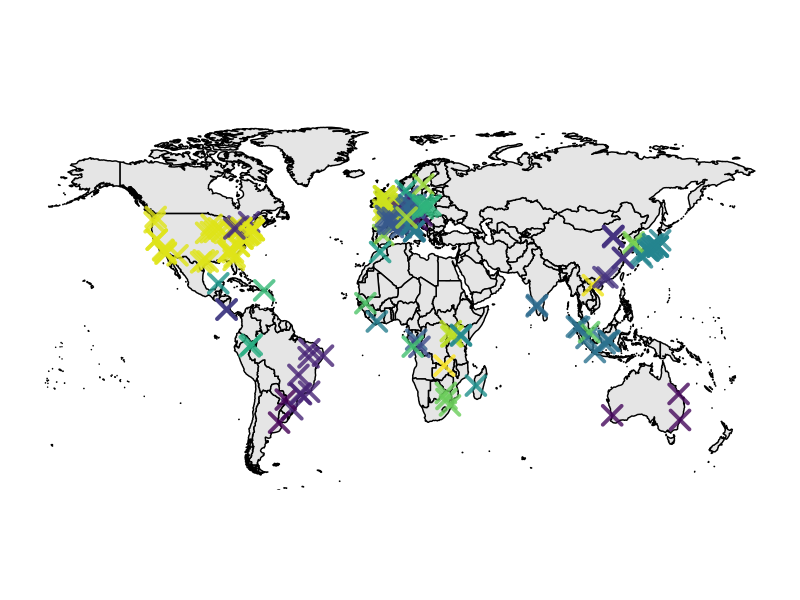
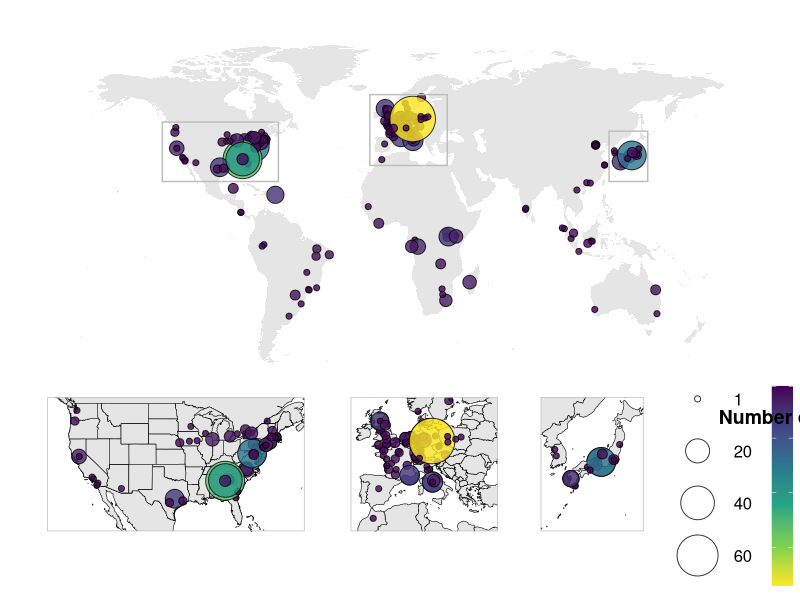
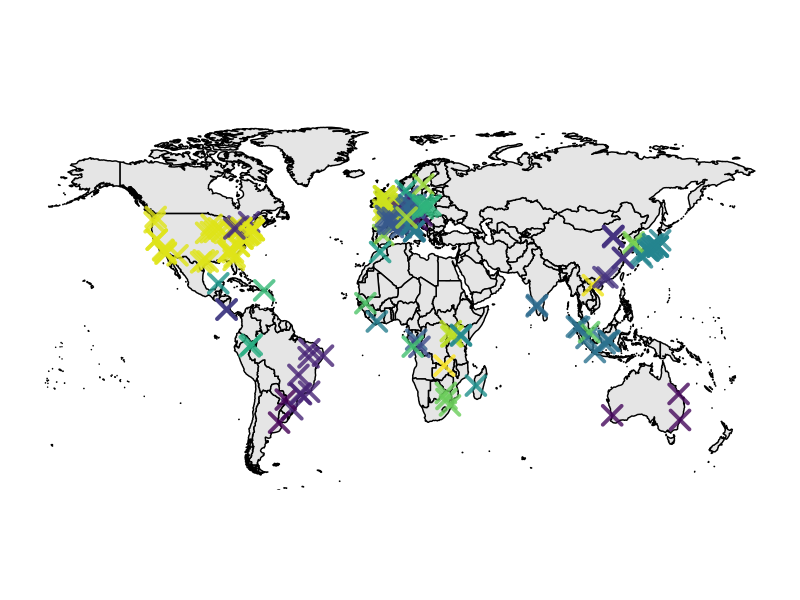
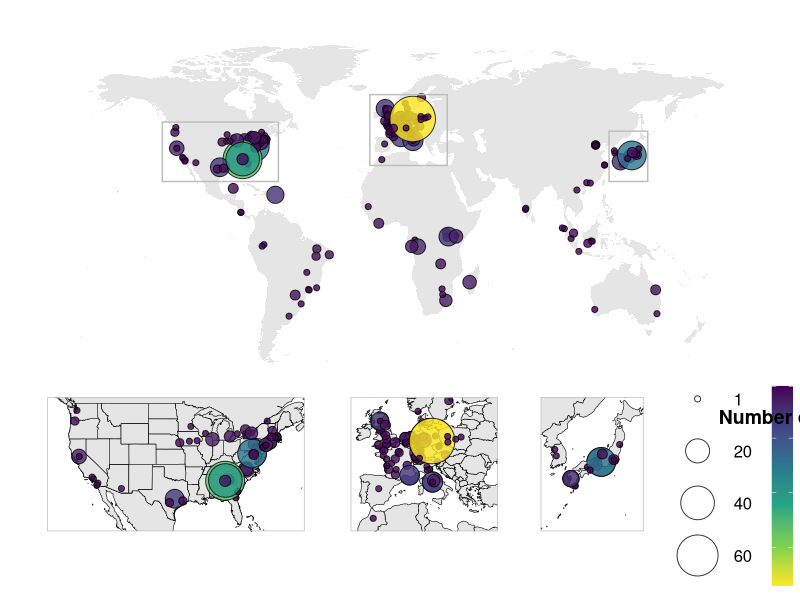

The R script that drew these images, in order:
## ---- chunk 1
library(tidyverse)
library(cowplot)
library(maps)
library(ggforce)
library(viridis)
## ---- chunk 2
studies <- read_csv("../data/studies_gsheet.csv")
sites <- read_csv("../data/sites_gsheet.csv")
## ---- chunk 3
df <- studies %>% 
  group_by(site) %>% 
  summarise(Nstudies = n_distinct(studyID)) %>% 
  left_join(sites)
## ---- chunk 4
world <- map("world", plot = FALSE, fill = TRUE) %>% fortify()
## ---- chunk 5
# sanity check that coordinates are in the right country
# within a country, all Xs should be the same color
ggplot(df, aes(x = long, y = lat)) +
  geom_polygon(data = world, aes(group = group), col = "black", fill = "grey90") +
  geom_point(aes(col = country), size = 5, shape = 4, stroke = 2, alpha = .8) +
  coord_fixed(1.3, ylim = c(-55, 83.59961)) +
  scale_color_viridis_d() +
  theme_map() +
  guides(col = "none")
## ---- chunk 6
ggsave("../graphs/map.pdf", width = 20, height = 10, scale = 2)
## ---- chunk 7
m <- ggplot(df, aes(x = long, y = lat)) +
  geom_polygon(data = world, aes(group = group), fill = "grey90") +
  geom_point(aes(size = Nstudies, fill = Nstudies), shape = 21, alpha = .8) +
  theme_map() +
  # # to make fill into discrete; overlap with size legend
  # scale_size_area("Number of\nStudies", max_size = 15) +
  # scale_fill_viridis_c("Number of\nStudies", guide = "legend") +
  # to have them side by side
  scale_fill_viridis_c("", breaks = c(1, 20, 40, 60)) +
  scale_size_area("", max_size = 15, breaks = c(1, 20, 40, 60)) +
  theme(legend.box = "horizontal") +
  guides(fill = guide_colorbar(reverse = T, barheight = 10, order = 0), 
         size = guide_legend(keyheight = 2.6, title.theme = element_text(size = 4)))

legend <- get_legend(m)
# plot_grid(legend)

mx <- m +
  annotate("rect", ymin = c(24, 31, 24), ymax = c(46, 62, 50), xmin = c(124, -12, -130), 
           xmax = c(146, 32, -64), size = .5, col = "grey", fill = NA) + 
  coord_fixed(1.3, ylim = c(-55, 83.59961)) +
  theme(legend.position = "none")
## ---- chunk 8
# japan
m1 <- m + 
  geom_polygon(data = world, aes(group = group), col = "black", fill = "grey90", lwd = .2) +
  geom_point(aes(size = Nstudies, fill = Nstudies), shape = 21, alpha = .8) +
  coord_fixed(1.3, ylim = c(25, 45), xlim = c(125, 145)) +
  theme(legend.position = "none") +
  panel_border(color = "grey", size = .5)

# europe
m2 <- m + 
  geom_polygon(data = world, aes(group = group), col = "black", fill = "grey90", lwd = .2) +
  geom_point(aes(size = Nstudies, fill = Nstudies), shape = 21, alpha = .8) +
  coord_fixed(1.3, ylim = c(32, 60), xlim = c(-10, 30)) +
  theme(legend.position = "none") +
  panel_border(color = "grey", size = .5)

# contiguous us
usa = map("state", plot = FALSE, fill = TRUE) %>% fortify() # "usa"

m3 <- m + 
  geom_polygon(data = world, aes(group = group), col = "black", fill = "grey90", lwd = .2) +
  geom_polygon(data = usa, aes(group = group), col = "black", fill = "grey90", lwd = .2) +
  geom_point(aes(size = Nstudies, fill = Nstudies), shape = 21, alpha = .8) +
  coord_fixed(1.3, ylim = c(25, 49), xlim = c(-127, -67)) +
  theme(legend.position = "none") +
  panel_border(color = "grey", size = .5)
## ---- chunk 9
leg <- plot_grid(NA, legend, ncol = 1, rel_heights = c(.1, .9), labels = c("", "Number of Studies"), label_x = -.35)
bottom_row <- plot_grid(m3, m2, NA, m1, NA, leg, nrow = 1, rel_widths = c(2, 1.18, .06, .85, .08, .7))
plot_grid(mx, bottom_row, ncol = 1, rel_heights = c(2.4, 1)) +
  theme(plot.margin = unit(c(.5, .5, 1.5, .5), "cm"))
## ---- chunk 10
ggsave("../graphs/map_insets.pdf", width = 8, height = 5.5, scale = 2)
## ---- chunk 11
sessionInfo()
